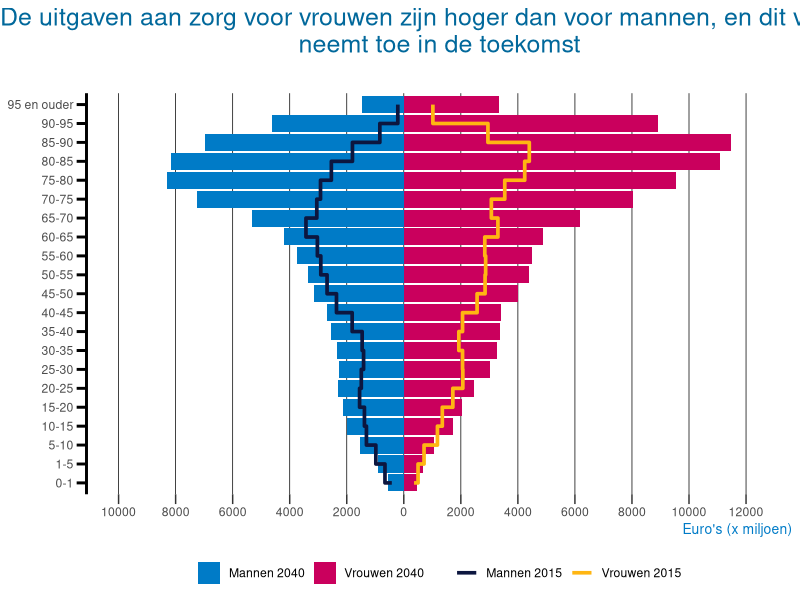
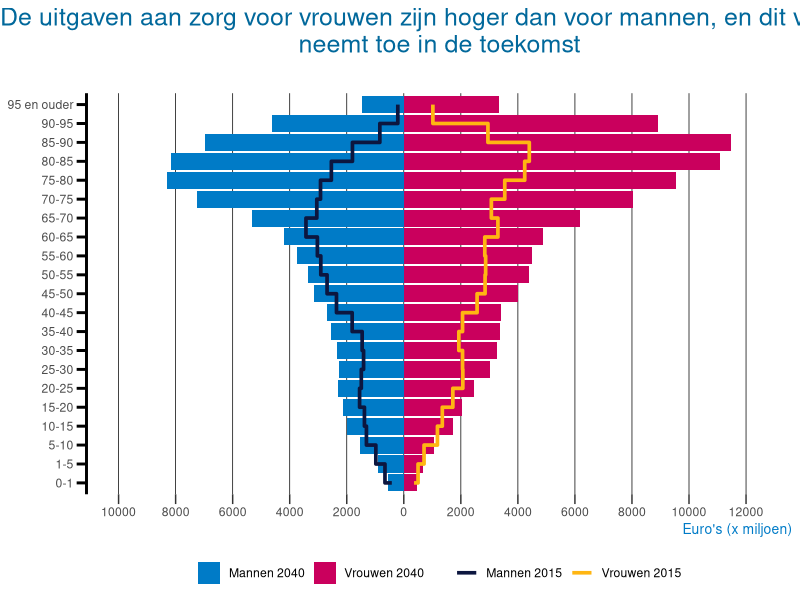

Write R code to recreate these figures, in order.
# Load package
library(tidyverse)


# Read data
df = read_csv('zorguitgaven.csv')
rbind(head(df, 3), tail(df, 3))


# Transform and show data
df = gather(read_csv('zorguitgaven.csv'), Type, Value, 2:5)
df$Type <- as.factor(df$Type)
df$Category <- factor(df$Category, levels = c("0-1", "1-5", "5-10", "10-15", "15-20", "20-25", "25-30", "30-35", "35-40", "40-45", "45-50", "50-55", "55-60", "60-65", "65-70", "70-75", "75-80", "80-85", "85-90", "90-95", "95 en ouder"))
rbind(head(df, 3), tail(df, 3))


# Visualize data
ggplot(df, aes(Category, Value)) + 
  geom_bar(data= df %>% filter(Type %in% c('Mannen 2040', 'Vrouwen 2040')),
           aes(fill = Type),
           linetype = 0,
           stat = "identity") +
  scale_fill_manual(values = c("#007BC7", "#CA005D")) +
  geom_step(data = df %>% filter(Type %in% c('Mannen 2015', 'Vrouwen 2015')),
            aes(group = Type, color = Type),
            size = 1.25,
            direction = "vh",
            linetype = 1) +
  scale_color_manual(values = c("#0C163F", "#FFB612")) +
  scale_y_continuous(name = "Euro's (x miljoen)",
                     lim = c(-10000, 12500),
                     breaks = seq(-10000, 12500, 2000),
                     labels = abs(seq(-10000, 12500, 2000))) +
  theme(panel.background = element_blank(),
        panel.grid.major.x = element_line(colour = "black", size = 0.25),
        panel.grid.major.y = element_blank(),
        panel.grid.minor = element_blank(),
        axis.title.x = element_text(colour = "#007BC7", size = 10, hjust = 1),
        axis.title.y = element_blank(),
        plot.title = element_text(color = "#01689B", size= 18, hjust = 0.5),
        legend.position = "bottom",
        legend.title = element_blank(),
        legend.key = element_blank(),
        axis.ticks.length=unit(.25, "cm"),
        axis.line.y = element_line(size = 1, linetype = "solid"),
        axis.ticks.y = element_line(colour = "black", size = 1)) +
  ggtitle("De uitgaven aan zorg voor vrouwen zijn hoger dan voor mannen, en dit verschil\nneemt toe in de toekomst\n") +
  coord_flip()


# Save plot
ggsave("zorguitgaven.png", width=10, height=6)
